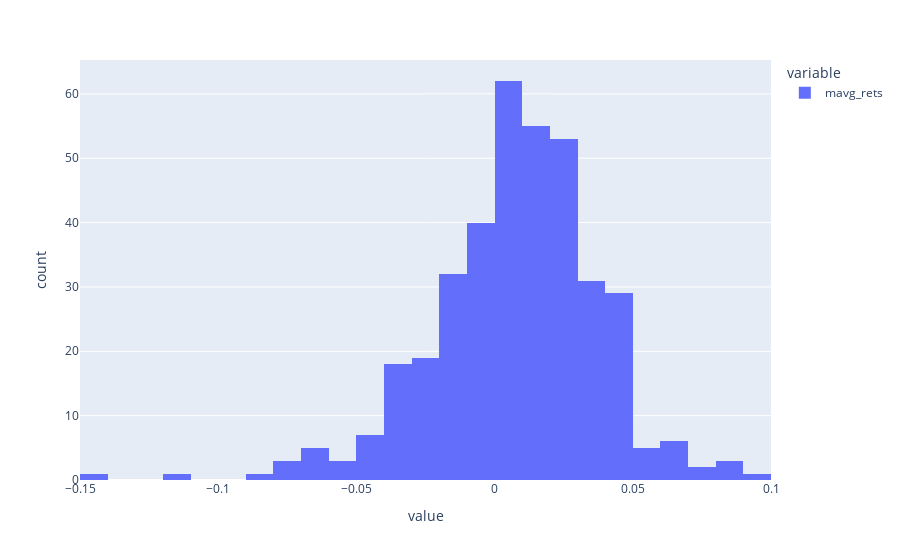

This figure's notebook cell:
### Code cell
px.histogram(strategy_returns[['mavg_rets']]).show()

### Figure 1 — Plotly figure (JSON) as saved in the notebook; plotly's stock layout.template omitted (floating-point values rounded to 4 significant figures; data arrays with more than 128 entries replaced by an {"elided": "..."} marker saying what was removed)
{"data": [{"alignmentgroup": "True", "bingroup": "x", "hovertemplate": "variable=mavg_rets<br>value=%{x}<br>count=%{y}<extra></extra>", "legendgroup": "mavg_rets", "marker": {"color": "#636efa", "pattern": {"shape": ""}}, "name": "mavg_rets", "offsetgroup": "mavg_rets", "orientation": "v", "showlegend": true, "type": "histogram", "x": {"elided": "377 float values"}, "xaxis": "x", "yaxis": "y"}], "layout": {"barmode": "relative", "legend": {"title": {"text": "variable"}, "tracegroupgap": 0}, "margin": {"t": 60}, "xaxis": {"anchor": "y", "domain": [0, 1], "title": {"text": "value"}}, "yaxis": {"anchor": "x", "domain": [0, 1], "title": {"text": "count"}}}}
